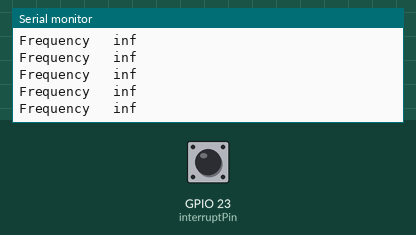
Simulated run of this sketch. Board: ESP32. On the bench: the last lines printed to the serial monitor. The test bench sets the inputs (shaded band); at power-on: GPIO 23 (interruptPin) HIGH.

Above: at 1.2 s.
1.3 s: GPIO 23 (interruptPin) pulled LOW for 0.15 s
At 1.68 s:
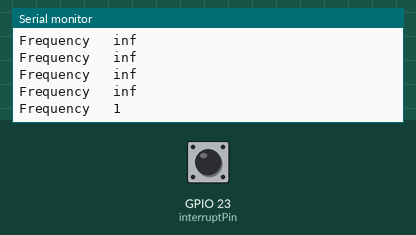
3.5 s: GPIO 23 (interruptPin) pulled LOW for 1 s
At 3.68 s:
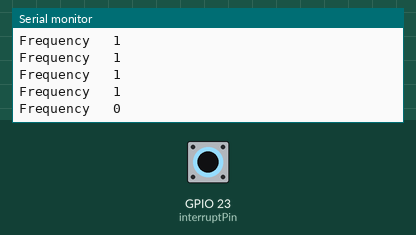

The sketch:

ESP32_FreqMeter_forumV3.ino
```cpp
/*
  Measures the frequency of a square wave appliet to a digital input
  Uses a free running timer/counter for the period measurement
  by: rodmcm
  date: 25/7/2018
  Modified by Gustavo Murta
  date : 17/jun/2020
  https://www.esp32.com/viewtopic.php?f=19&t=6533
  OBS: connect input pin only after reset, or ESP32 will enter in a loop...
*/

const byte        interruptPin = 23;              // Assign the interrupt pin
volatile uint64_t StartValue = 0;                 // First interrupt value
volatile uint64_t PeriodCount;                    // period in counts
float             Freq;                           // frequency

hw_timer_t * timer = NULL;                        // pointer to a variable of type hw_timer_t

//=======================================
void IRAM_ATTR handleInterrupt()
{
  uint64_t TempVal = timerRead(timer);            // value of timer at interrupt
  PeriodCount = TempVal - StartValue;             // period count between rising edges
  StartValue = TempVal;                           // puts latest reading as start for next calculation
}

//======================================
void setup()
{
  Serial.begin(115200);
  pinMode(interruptPin, INPUT);                                       // sets pin as input

  attachInterrupt(interruptPin, handleInterrupt, FALLING);            // attaches pin to interrupt on Falling Edge
  timer = timerBegin(0, 2, true);                                     // configure timer
  // 0 = first timer
  // 2 is prescaler so 80 MHZ divided by 2 = 40 MHZ signal
  // true - counts up
  timerStart(timer);                                                  // starts the timer
}

void loop()
{
  Freq = 40000000.00 / PeriodCount;                                  // calculate frequency
  Serial.print("Frequency   "); Serial.println(Freq, 0);
  delay(250);
}
```

Measured:
- after the input at 1.3 s, the serial monitor: prints a new line after 0.20 s (image 1)
- after the input at 3.5 s, the serial monitor: prints a new line at once (image 2)
